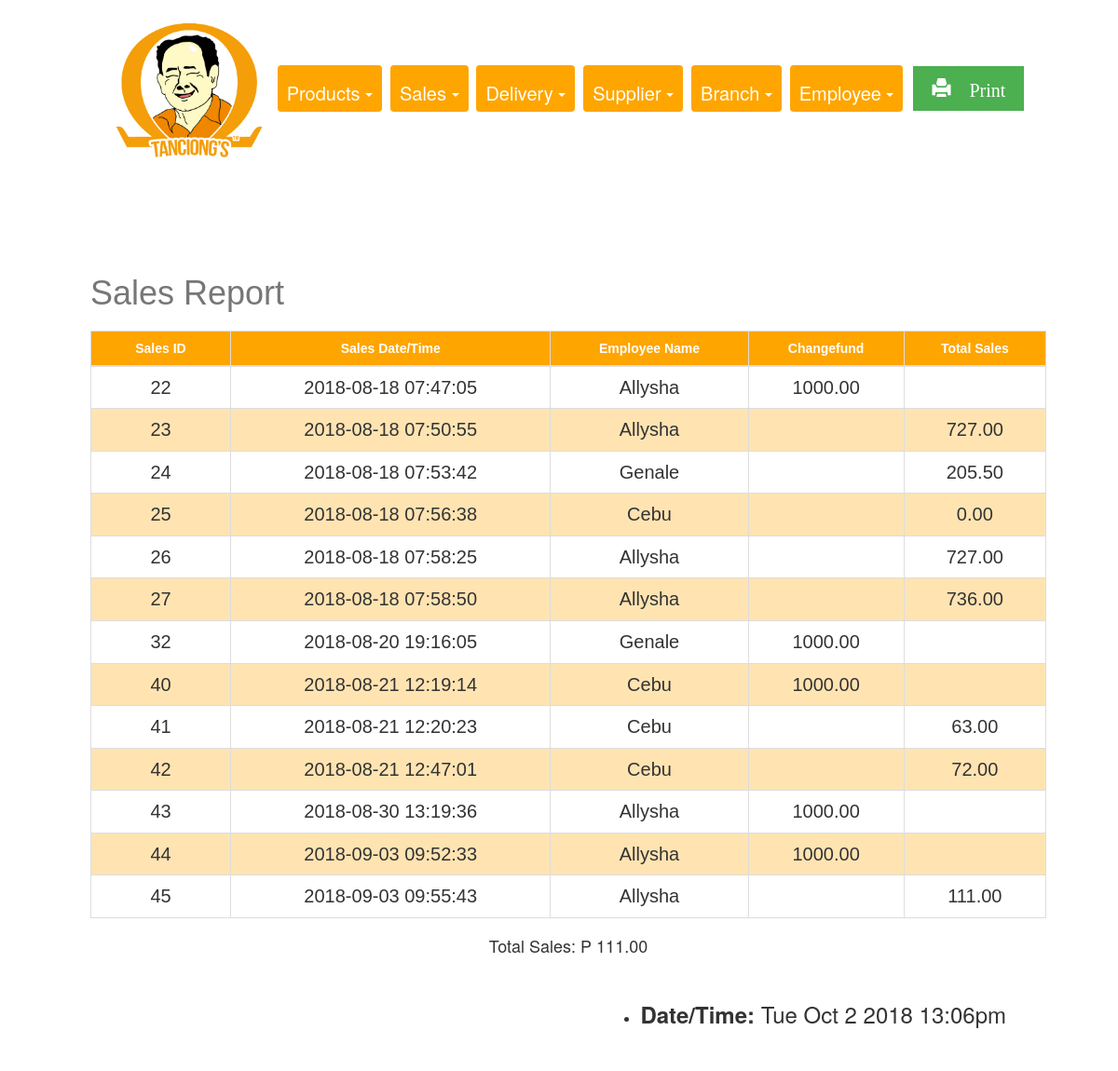
The page /Final_Tanciongs/REPORTS/salesReport.php on the database its author committed.
### tables this page shows
CREATE TABLE `sales` (
  `sales_id` int(11) NOT NULL,
  `sales_datetime` datetime DEFAULT NULL,
  `employee_id` int(11) DEFAULT NULL,
  `changefund` float(255,2) DEFAULT NULL,
  `total_sales` float(255,2) DEFAULT NULL
);

CREATE TABLE `employee` (
  `employee_id` int(11) NOT NULL,
  `employee_firstname` varchar(255) DEFAULT NULL,
  `employee_lastname` varchar(255) DEFAULT NULL,
  `username` varchar(255) DEFAULT NULL,
  `password` varchar(255) DEFAULT NULL,
  `employee_email` varchar(255) DEFAULT NULL,
  `employee_contactnumber` varchar(15) DEFAULT NULL,
  `employee_address` varchar(255) DEFAULT NULL,
  `branch_id` int(11) DEFAULT NULL,
  `isAdmin` tinyint(4) DEFAULT NULL,
  `deleteStatus` tinyint(4) DEFAULT NULL
);

### Final_Tanciongs/REPORTS/salesReport.php (the view, shortened to what this page needs)
<!DOCTYPE html>
<html>
<head>
  <link rel="stylesheet" href="https://maxcdn.bootstrapcdn.com/bootstrap/3.3.7/css/bootstrap.min.css">
  <link rel="stylesheet" type="text/css" href="report.css">
</head>
<body>
<center>
<div class="container-fluid1">
<div class= "choices">
<img class="img1" src="pic.png">
<div class="btn-group">
  <a class="btn dropdown-toggle" data-toggle="dropdown">
   Products
    <span class="caret"></span>
  </a>
</div>
<div class="btn-group">
  <a class="btn dropdown-toggle" data-toggle="dropdown">
    Sales
    <span class="caret"></span>
  </a>
</div>
<div class="btn-group">
  <a class="btn dropdown-toggle" data-toggle="dropdown">
   Delivery
    <span class="caret"></span>
  </a>
</div>
<div class="btn-group">
  <a class="btn dropdown-toggle" data-toggle="dropdown">
   Supplier
    <span class="caret"></span>
  </a>
</div>
<div class="btn-group">
  <a class="btn dropdown-toggle" data-toggle="dropdown">
 Branch
    <span class="caret"></span>
  </a>
</div>
<div class="btn-group">
  <a class="btn dropdown-toggle" data-toggle="dropdown">
   Employee
    <span class="caret"></span>
  </a>
</div>
<div class="btn-group">
  <a class="button" href="salesReportPrint.php"  target="_blank"><span class="glyphicon glyphicon-print"> Print</span>
  </a>
</div>
</div>
<br>
</div>
<div class="container">
<?php
                    require_once 'connection.php'; ?>
                    <br><br><br>
                    <?php
                     $sql = "SELECT * FROM sales, employee
                      WHERE sales.employee_id = employee.employee_id
                    ORDER BY sales_id ASC";
                    if($result = mysqli_query($conn, $sql)){
                        if(mysqli_num_rows($result) > 0){
                            echo "<center><table class='table'></center>";
                                echo "<thead>";
                                echo "<caption><h1>Sales Report</h1></caption>";
                                    echo "<tr style='width: 100px;'>";
                                        echo "<th style='width: 150px;'>Sales ID</th>";
                                        echo "<th>Sales Date/Time</th>";
                                        echo "<th>Employee Name</th>";
                                        echo "<th>Changefund</th>";
                                        echo "<th>Total Sales</th>";
                                    echo "</tr>";
                                echo "</thead>";
                                echo "<tbody>";
                                while($row = mysqli_fetch_assoc($result)){
                                    echo "<tr>";
                                    $sum_sales= 0;
                                    $total_payment  = $row['total_sales'];
                                        echo "<td> ", "<center>". $row['sales_id'] . "</center>", "</td>";
                                        echo "<td> ","<center>". $row['sales_datetime'] . "</center>","</td>";
                                        echo "<td> ", "<center>". $row['employee_firstname'] . "</center>","</td>";
                                        echo "<td> ", "<center>". $row['changefund'] . "</center>","</td>";
                                        echo "<td> ", "<center>". $row['total_sales'] . "</center>", "</td>";
                                        $sum_sales += $total_payment;
                                    echo "</tr>";
                                }
                                echo "</tbody>";
                        } else{
                            echo "<p class='lead'><em>No records were found.</em></p>";
                        }
                    } else{
                        echo "ERROR: Could not able to execute $sql. " . mysqli_error($conn);
                    }
                    ?>
                    <h4>Total Sales: P <?php echo number_format($sum_sales, 2);  ?> </h4><br>
<ul class=date>
     <li><h3><b>Date/Time: </b><span id="date"></h3></li>
</ul>
</div>
</body>
</html>

### Final_Tanciongs/REPORTS/report.css (style rules this page uses)
body { padding-left: 20px; padding-bottom: 30px; padding-top: 0px; }
.container-fluid1 { padding: 5px 20px; padding-top: 10px; }
.btn-group { padding-left: 5px; padding-right: 0px; padding-top: 15px; padding-bottom:15px; }
.btn { background-color: orange; color: white; padding-top: 16px; padding-left: 16px; padding-right: 10px; font-size: 20px; border: none; padding-left: 10px; }
.img1 { width: 170px; }
.table { font-family: "Trebuchet MS", Arial, Helvetica, sans-serif; border-collapse: collapse; margin-left: auto; margin-right: auto; width: 90%; }
.table td, .table th { border: 1px solid #ddd; padding-left: 12px; padding-right: 12px; padding-bottom: 5px; padding-top:12px; font-size: 20px; }
.table tr:nth-child(even) { background-color: #ffe4b2; }
.table th { padding-top: 20px; padding-bottom: 20px; padding-right: 12px; padding-left: 12px; text-align: center; background-color:#ffa500; color: white; font-size: 14px; }
.date { float: right; padding-right:100px; padding-bottom: 0px; font-size: 14px; }
h1 { padding-top: 2px; padding-bottom: 2px; }
.button { background-color: #4CAF50; border: none; color: white; padding-top: 10px; padding-bottom: 10px; padding-right: 20px; padding-left: 20px; text-align: center; text-decoration: none; display: inline-block; font-size: 20px; margin: 4px 2px; cursor: pointer; }

### rows shown on the page
sales: sales_id "22", sales_datetime "2018-08-18 07:47:05", employee.employee_firstname "Allysha", changefund "1000.00"
sales: sales_id "23", sales_datetime "2018-08-18 07:50:55", employee.employee_firstname "Allysha", total_sales "727.00"
sales: sales_id "24", sales_datetime "2018-08-18 07:53:42", employee.employee_firstname "Genale", total_sales "205.50"
sales: sales_id "25", sales_datetime "2018-08-18 07:56:38", employee.employee_firstname "Cebu", total_sales "0.00"
sales: sales_id "26", sales_datetime "2018-08-18 07:58:25", employee.employee_firstname "Allysha", total_sales "727.00"
sales: sales_id "27", sales_datetime "2018-08-18 07:58:50", employee.employee_firstname "Allysha", total_sales "736.00"
sales: sales_id "32", sales_datetime "2018-08-20 19:16:05", employee.employee_firstname "Genale", changefund "1000.00"
sales: sales_id "40", sales_datetime "2018-08-21 12:19:14", employee.employee_firstname "Cebu", changefund "1000.00"
sales: sales_id "41", sales_datetime "2018-08-21 12:20:23", employee.employee_firstname "Cebu", total_sales "63.00"
sales: sales_id "42", sales_datetime "2018-08-21 12:47:01", employee.employee_firstname "Cebu", total_sales "72.00"
sales: sales_id "43", sales_datetime "2018-08-30 13:19:36", employee.employee_firstname "Allysha", changefund "1000.00"
sales: sales_id "44", sales_datetime "2018-09-03 09:52:33", employee.employee_firstname "Allysha", changefund "1000.00"
sales: sales_id "45", sales_datetime "2018-09-03 09:55:43", employee.employee_firstname "Allysha", total_sales "111.00"

### other values the page prints
$sum_sales "111.00"
